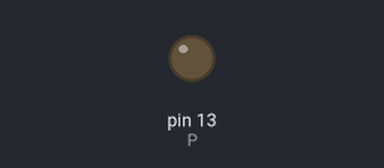
Recording of a sketch running on a simulated Arduino Uno, built with avr-gcc and run on an emulated ATmega328P. Parts: output pins drawn as LEDs (lit = HIGH).

Above: at 1.3 s.
At 3.5 s:
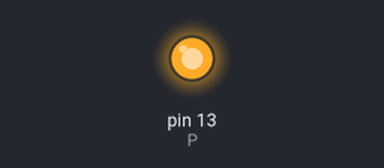
Timing chart, 0 to 8.8 s (numbered marks = the images above):
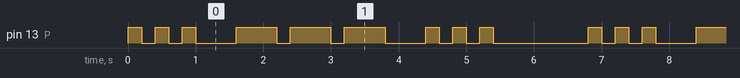

Measured:
- by itself, pin 13 (P): repeats every 6.8 s: 2 × (LOW 0.20 s, HIGH 0.20 s), LOW 0.60 s, 2 × (HIGH 0.60 s, LOW 0.20 s), HIGH 0.60 s, LOW 0.60 s, 2 × (HIGH 0.20 s, LOW 0.20 s), HIGH 0.20 s, LOW 1.4 s, HIGH 0.20 s
- by itself, everything shown: repeats every 6.8 s, in 18 steps

The sketch:

sosV3.ino
```cpp
/*	Este código mostrara el parpadeo de SOS en Morse, basándose en tiempos
	estándar:
	puntos (on por 200ms, off por 200ms)
	rayas (on por 600ms, off por 200ms)
	con pausas de 600ms entre letras
	y 1400ms al final antes de repetir.

	Si eliges el pin P, ten en cuenta que este pin tiene un LED integrado en la placa de Arduino.
	Si lo usas, el LED parpadeará junto con el LED externo conectado al pin P.
	Si no deseas que el LED integrado parpadee, puedes usar otro pin digital (por ejemplo, el pin 12 o 11)
	que no tenga un LED integrado o simplemente desconectar el LED externo y usar solo el LED integrado.
	Si decides usar otro pin, asegúrate de cambiar la constante P en el código para que coincida con el nuevo pin.

 	En esta versión se ha añadido un array de letras en código Morse para enviar SOS.
 	Esto hace que el código sea más modular y fácil de entender.
 	Además, se ha añadido una función para enviar letras en código Morse, lo que permite enviar
 	cualquier letra en el futuro si se desea.
 	Esta versión es más flexible y permite enviar letras en código Morse de manera más sencilla.	*/


const int T = 200; 								// Tiempo base en milisegundos
const int P = 13; 								// Pin de salida, puedes cambiarlo a otro pin si lo deseas
const char* letters[] = {"...", "---", "..."}; 	// Código Morse para S, O, S
const int numLetters = 3;

void setup() {
  pinMode(P, OUTPUT); 						// Configura el pin P como salida
}

void loop() {
  for (int l = 0; l < numLetters; l++) {
    sendLetter(letters[l]); 				// Envía cada letra
    if (l < numLetters - 1) {
      delay(3 * T); 						// Pausa entre letras (600ms)
    } else {
      delay(7 * T); 						// Pausa al final de la palabra (1400ms)
    }
  }
}

void sendLetter(const char* morse) {
  int i = 0;
  while (morse[i] != '\0') {
    if (morse[i] == '.') {
      sendDot(); 							// Envía un punto
    } else if (morse[i] == '-') {
      sendDash(); 							// Envía una raya
    }
    i++;
    if (morse[i] != '\0') {
      delay(T); 							// Pausa entre elementos dentro de una letra (200ms)
    }
  }
}

void sendDot() {
  digitalWrite(P, HIGH);
  delay(T); 								// On por 200ms
  digitalWrite(P, LOW);
}

void sendDash() {
  digitalWrite(P, HIGH);
  delay(3 * T); 							// On por 600ms
  digitalWrite(P, LOW);
}
```
